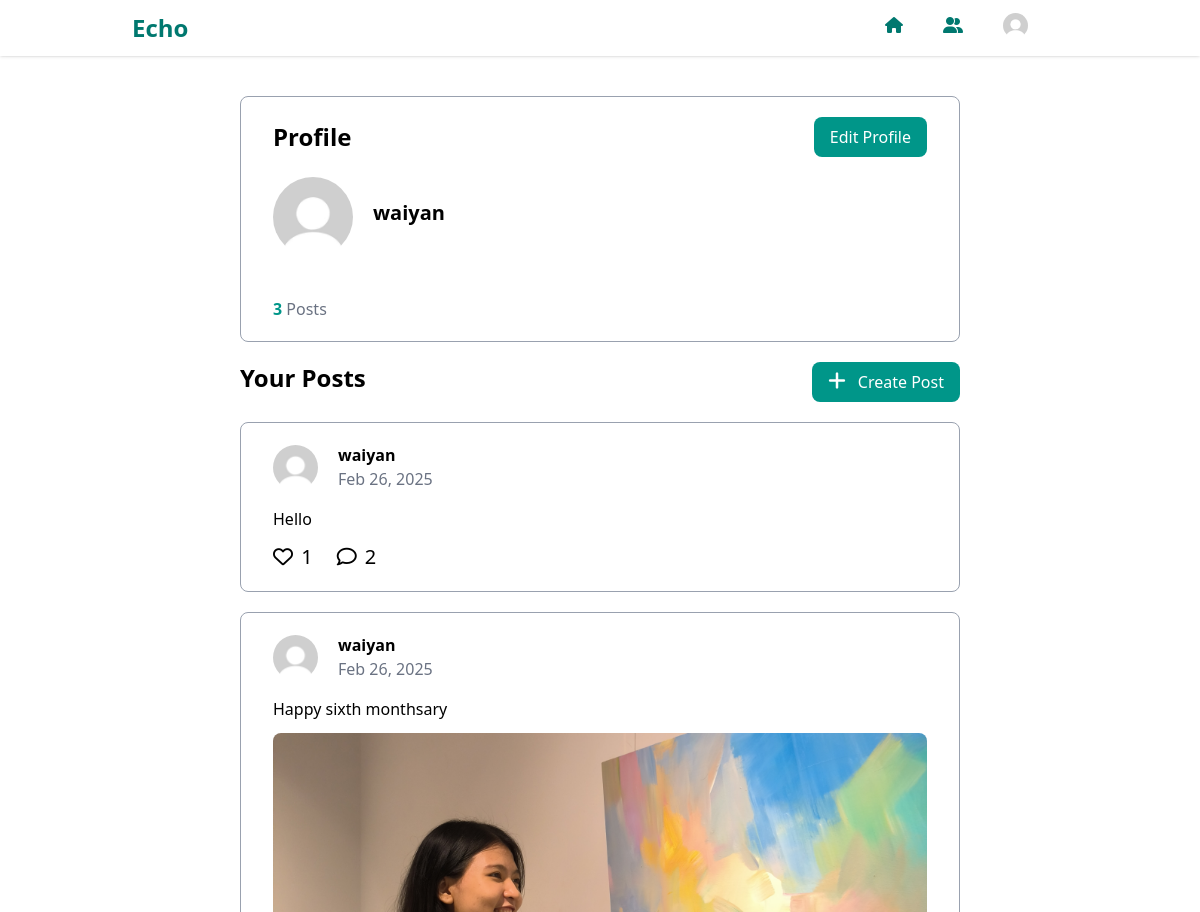
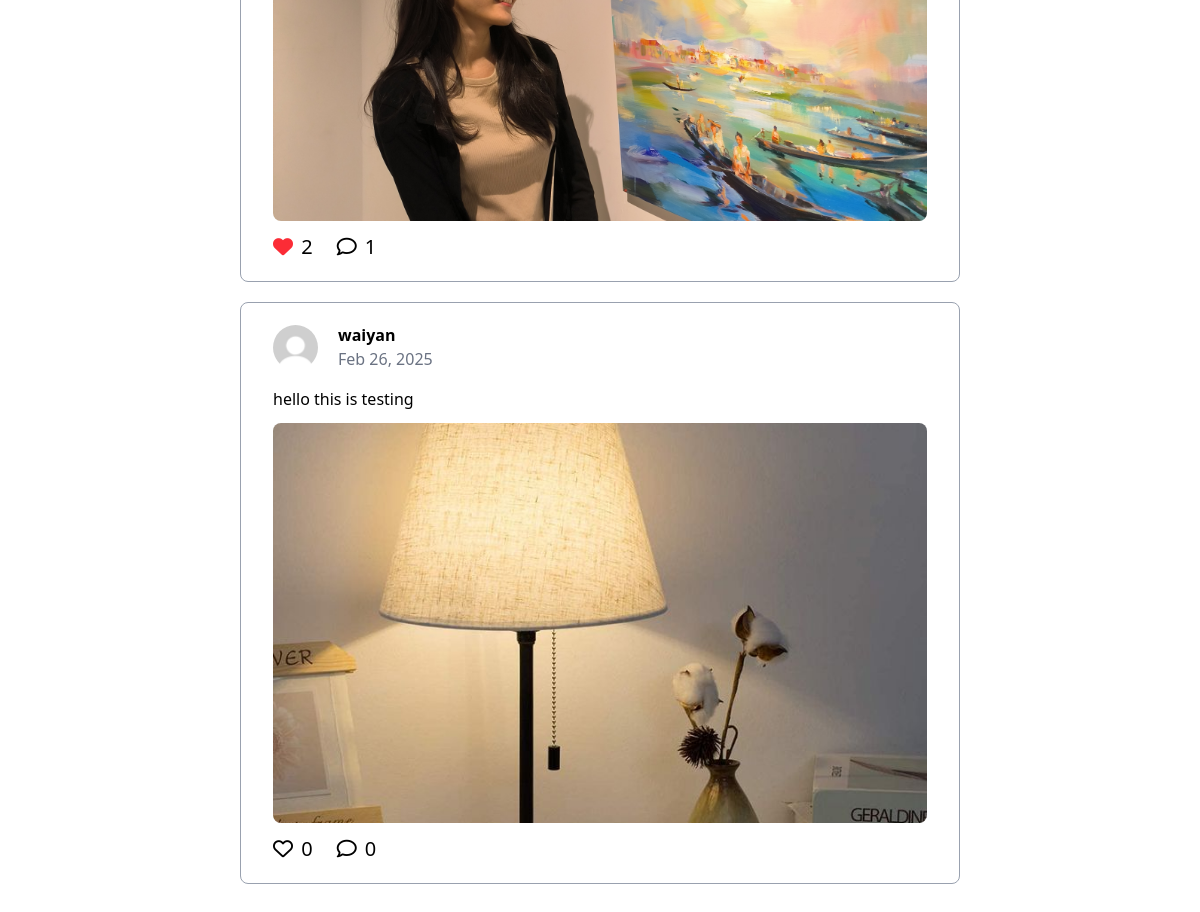
The page /profile/ (signed in) on the database as committed earlier (2 pictures, top to bottom).
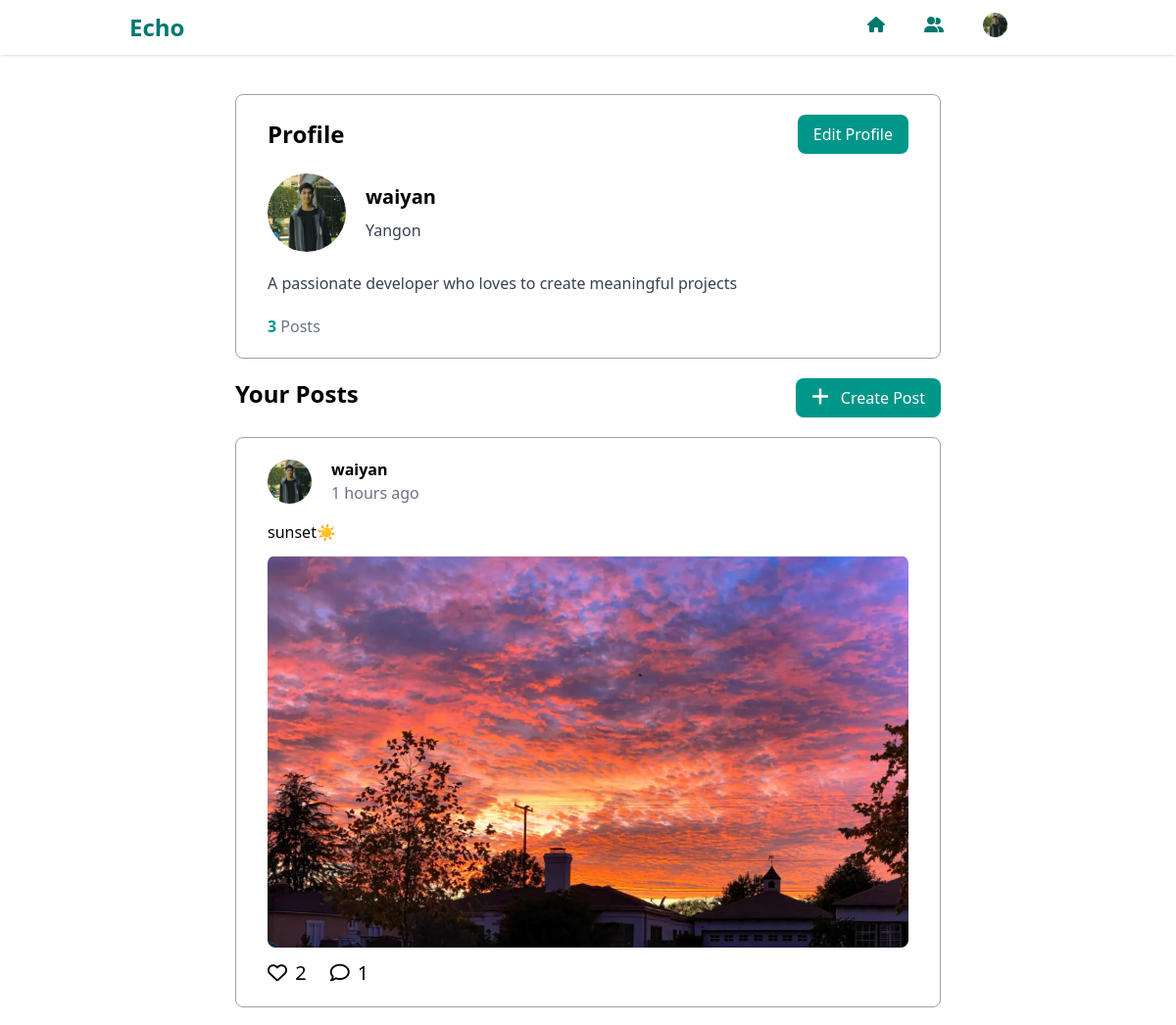
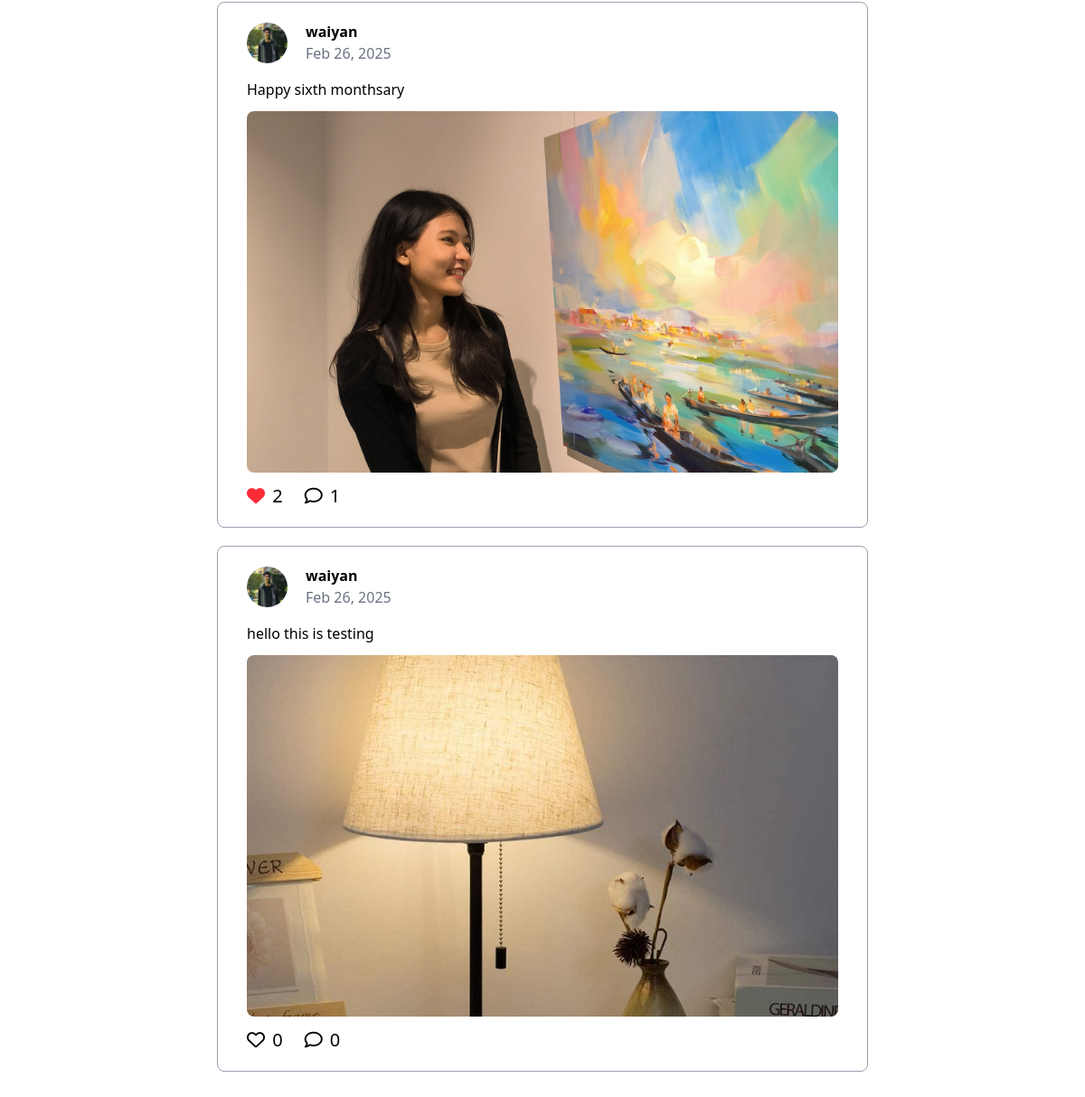
The same page on the database as committed later (2 pictures, top to bottom).
### core/models.py (models this page shows, shortened)
class Profile(models.Model):
    user = models.OneToOneField(User, on_delete=models.CASCADE, related_name='profile')
    profile_img = models.ImageField(upload_to='profile_images/', default='profile_images/profile.jpg')
    bio = models.TextField(blank=True)
    location = models.CharField(max_length=100, blank=True)

### post/models.py (models this page shows, shortened)
class Post(models.Model):
    user = models.ForeignKey(User, on_delete=models.CASCADE)
    text = models.TextField()
    image = models.ImageField(upload_to='images/', blank=True)
    created_at = models.DateTimeField(auto_now_add=True)

### core/views.py (the view)
# urls.py: path('profile/', views.profile, name='profile'),
@login_required
def profile(request):
    profile = Profile.objects.filter(user = request.user).first()
    posts = Post.objects.filter(user = request.user).order_by('-created_at')
    liked_posts = Like.objects.filter(user=request.user).values_list('post_id', flat=True)
    form = PostForm()
    return render(request, 'core/profile.html', {
        'profile' : profile,
        'posts' : posts,
        'liked_posts' : liked_posts,
        'form' : form
    })

### core/templatetags/custom_filters.py (called while the page is built)
@register.filter
def time_until(value):
    if not value:
        return ''
    time_diff = now() - value
    if time_diff < datetime.timedelta(days=1):
        hours = int(time_diff.total_seconds() // 3600)
        minutes = int(time_diff.total_seconds() // 60)
        if hours > 0:
            return f'{hours} hours ago'
        elif minutes > 0:
            return f'{minutes} minutes ago'
        else:
            return 'Just now'
    else:
        return value.strftime('%b %d, %Y')

### core/templates/core/profile.html (shortened to what this page needs)
{% extends 'core/base.html' %}
{% block 'content' %}
{% load custom_filters %}
<div class="w-[60%] mx-auto">
    <div class="mx-auto mt-24 border-1 border-gray-400 rounded-lg px-8 py-5">
        <div class="flex justify-between items-center">
            <h1 class="text-2xl font-bold">Profile</h1>
            <a href="{% url 'core:edit_profile' %}" class="bg-teal-600 hover:bg-teal-700 text-white px-4 py-2 rounded-lg">Edit Profile</a>
        </div>
        <div class="pt-5">
            <div class="flex items-center">
                <img class="w-[80px] h-[80px] rounded-full object-cover" src="{{ profile.profile_img.url }}">
                <div class="ms-5">
                    <p class="text-xl font-semibold mb-2">{{ profile.user.username }}</p>
                    <p class="text-gray-700">{{ profile.location }}</p>
                </div>
            </div>
            <p class="text-gray-700 py-5">{{ profile.bio }}</p>
            <div class="flex">
                <div class="me-5">
                    <span class="font-bold text-teal-600">{{ posts.count }}</span>
                    <span class="text-gray-500">Posts</span>
                </div>
            </div>
        </div>
    </div>
    <div class="w-[100%] min-h-[50vh] pb-5 mt-5">
        <div class="flex justify-between">
            <h1 class="text-2xl font-semibold">Your Posts</h1>
            <button id="createPostButton" type="button" class="bg-teal-600 hover:bg-teal-700 text-white p-2 px-4 mb-5 rounded-lg">
                <i class="fa-solid fa-plus text-xl me-3"></i>Create Post
            </button>
        </div>
        {% for post in posts %}
        <div class="border-1 border-gray-400 rounded-lg px-8 py-5 mb-5">
            <div class="flex justify-between">
                <div class="flex items-center">
                    <img src="{{ profile.profile_img.url }}" class="w-[45px] h-[45px] rounded-full object-cover">
                    <div class="ms-5">
                        <p class="font-semibold">{{ post.user.username }}</p>
                        <p class="text-gray-500">{{ post.created_at|time_until }}</p>
                    </div>
                </div>
            </div>
            <p class="mt-4">{{post.text}}</p>
            {% if post.image %}
            <img src="{{ post.image.url }}" class="w-full h-[300px] md:h-[400px] rounded-lg my-3 object-cover">
            {% endif %}
            <div class="flex mt-3">
                <button class="like-button" data-post-id="{{ post.id }}">
                    {% if post.id in liked_posts %}
                        <i class="fa-solid fa-heart text-red-500 text-xl"></i>
                    {% else %}
                        <i class="fa-regular fa-heart text-xl"></i>
                    {% endif %}
                    <span class="text-xl ms-1 me-6 like-count">{{ post.like_set.count }}</span>
                </button>
                <button type="button" class="comment-button" data-post-id="{{ post.id }}">
                    <i class="fa-regular fa-comment text-xl"></i><span class="ms-2 text-xl">{{ post.comment_set.count }}</span>
                </button>
            </div>
        </div>
        {% endfor %}
    </div>
</div>
{% endblock %}

### core/templates/core/base.html (shortened to what this page needs)
{% load custom_filters %}
<!DOCTYPE html>
<html lang="en">
<head>
    <script src="https://unpkg.com/@tailwindcss/browser@4"></script>
    <link rel="stylesheet" href="https://cdnjs.cloudflare.com/ajax/libs/font-awesome/6.7.2/css/all.min.css" />
</head>
<body>
    <div class="w-full shadow-sm fixed top-0 left-0 z-50 bg-white">
        <nav class="flex justify-between items-center w-[80%] mx-auto p-3">
            <a href="{% url 'core:index' %}" class="text-2xl font-bold text-teal-700">Echo</a>
            <ul class="flex justify-even space-x-10">
                <li><i class="fa-solid fa-house text-teal-700"></i></li>
                <li><i class="fa-solid fa-user-group text-teal-700"></i></li>
                <li>
                    <button id="dropdownButton" type="button"><img class="w-[25px] h-[25px] rounded-full object-cover" src="{{ profile.profile_img.url }}"></button>
                </li>
            </ul>
        </nav>
    </div>
    {% block 'content' %}{% endblock %}
</body>
</html>

Rows that differ between the two databases and show on the page:
removed Post: profile_img (placeholder picture), user.username "waiyan", created_at "Feb 26, 2025", text "Hello", like_set.count "1", comment_set.count "2"
changed Profile "waiyan": profile_img: picture added in place of a placeholder; location (not shown) → "Yangon"; bio (not shown) → "A passionate developer who loves to create meaningful projects"
added Post: profile_img (picture), user.username "waiyan", created_at "1 hours ago", text "sunset☀️", image (picture), like_set.count "2", comment_set.count "1"
changed through a linked row, Post "Happy sixth monthsary": profile_img: picture added in place of a placeholder
changed through a linked row, Post "hello this is testing": profile_img: picture added in place of a placeholder
